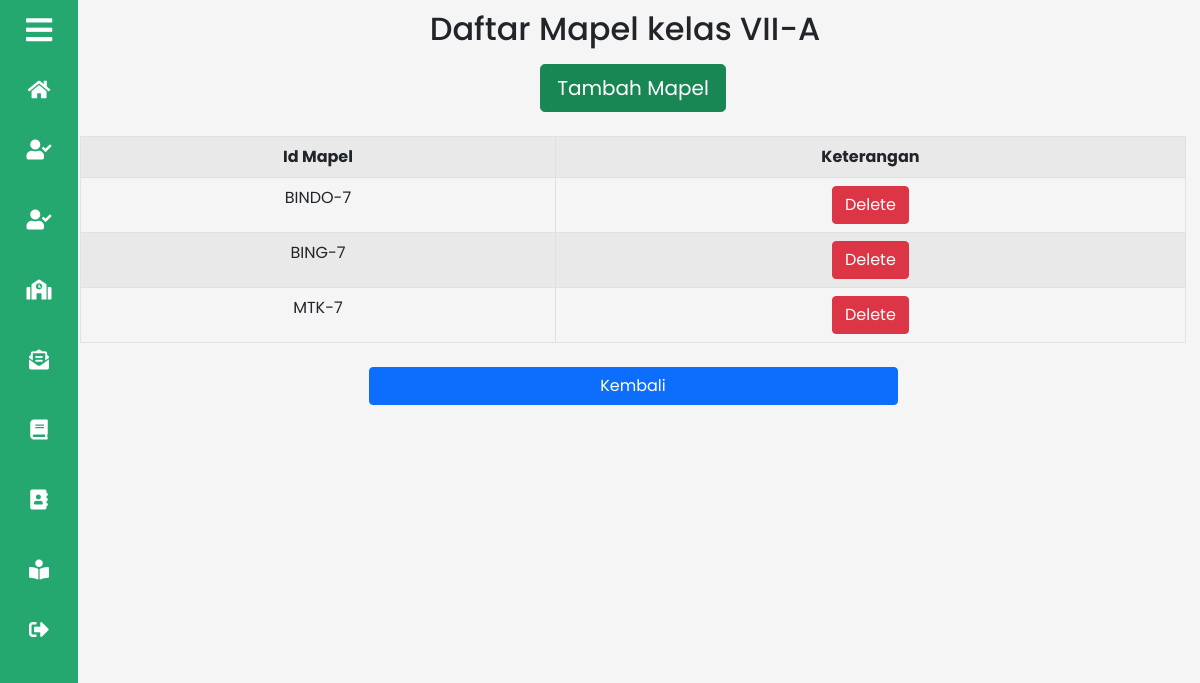
The page /admin/crud_belajar/daftar_mapel.php?ID_KELAS=7A on the database its author committed.
### tables this page shows
CREATE TABLE `kelas` (
  `ID_KELAS` varchar(20) NOT NULL,
  `ID_ADMIN` varchar(20) DEFAULT NULL,
  `KELAS` varchar(6) DEFAULT NULL
);

CREATE TABLE `belajar` (
  `ID_KELAS` varchar(20) NOT NULL,
  `ID_MAPEL` varchar(20) NOT NULL
);

### admin/crud_belajar/daftar_mapel.php (the view, shortened to what this page needs)
<?php
include_once("../../config/config.php");
$ID_KELAS = $_GET["ID_KELAS"];
$kelas = mysqli_query($mysqli, "SELECT * FROM `kelas` WHERE ID_KELAS = '$ID_KELAS'");
$KELAS = mysqli_fetch_array($kelas);
$mapel = mysqli_query($mysqli, "SELECT ID_MAPEL FROM `belajar` where ID_KELAS = '$ID_KELAS'");
?>
<!DOCTYPE html>
<html>
<head>
	 <link rel="stylesheet" href="../assets/dashboard_admin.css">
	<link rel="stylesheet" href="https://cdnjs.cloudflare.com/ajax/libs/font-awesome/5.15.3/css/all.min.css">
	<link href="https://cdn.jsdelivr.net/npm/bootstrap@5.0.2/dist/css/bootstrap.min.css" rel="stylesheet">
</head>
<body>
	<section class="sidebar close">
		<section class="click-close">
			<i class="fas fa-bars"></i><p>Admin</p>
		</section>
		<ul class="list-menu">
			<li>
				<a href="../dashboard_admin.php"><i class="fas fa-home"></i><p>Home</p></a>
			</li>
			<li>
				<a href="../crud_siswa/crud_siswa.php"><i class="fas fa-user-check"></i><p>Daftar Siswa</p></a>
			</li>
			<li>
				<a href="../crud_guru/crud_guru.php"><i class="fas fa-user-check"></i><p>Daftar Guru</p></a>
			</li>
			<li>
				<a href="../crud_kelas/crud_kelas.php"><i class="fas fa-school"></i><p>Daftar Kelas</p></a>
			</li>
			<li>
				<a href="#"><i class="fas fa-envelope-open-text"></i><p>Daftar Nilai</p></a>
			</li>
			<li>
				<a href="../crud_mapel/crud_mapel.php"><i class="fas fa-book"></i><p>Daftar Mapel</p></a>
			</li>
			<li>
				<a href="../crud_semester/crud_semester.php"><i class="fas fa-address-book"></i><p>Daftar Semester</p></a>
			</li>
			<li>
				<a href="crud_belajar.php"><i class="fas fa-book-reader"></i><p >Daftar Pembelajaran</p></a>
			</li>
			<li>
				<a href="../login_admin.php"><i class="fas fa-sign-out-alt"></i><p>LogOut</p></a>
			</li>
		</ul>
	</section>
	<section class="home">
		<div class="content">
      		<h2>Daftar Mapel kelas <?php echo $KELAS['KELAS']?></h2>
			  	<div class="container mx-auto my-3 mx-2" >
        			<div class="table-responsive col-md-12 my-3 mx-2" style="overflow-x: auto">
					<?php
					$add = mysqli_query($mysqli, "SELECT ID_KELAS FROM `kelas` where ID_KELAS = '$ID_KELAS'");
					while($user = mysqli_fetch_array($add)) {
					echo "<a class='btn btn-success btn-lg' href='add.php?ID_KELAS=$user[ID_KELAS]'>Tambah Mapel</a>";
					}
					?>
					<br/><br/>
					<table class="table table-striped table-hover table-bordered">
							<tr>
	 							<th>Id Mapel</th>
								<th>Keterangan</th>
 							</tr>
							<?php
 								while($user_data = mysqli_fetch_array($mapel)) {
									 echo "<tr>";
									 echo "<td>".$user_data['ID_MAPEL']."</td>";
									 echo "<td><a class='btn btn-danger' href='delete.php?ID_MAPEL=$user_data[ID_MAPEL]&ID_KELAS=$ID_KELAS'>Delete</a></td>";
 								}
 							?>
        			    </table>
						<div class="row  col-6 mx-auto">
	  					<div  class="col-12">
							<a class='btn btn-primary mt-2 w-100' href='crud_belajar.php'>Kembali</a>
						</div>
        			</div>
    			</div>
    	</div>
	</section>
</body>
</html>

### admin/assets/dashboard_admin.css (style rules this page uses)
* { margin: 0; padding: 0; box-sizing: border-box; font-family: 'Poppins', sans-serif; }
.sidebar { position: fixed; top: 0; left: 0; height: 100%; width: 260px; background: #25a86f; z-index: 100; transition: all 0.5s ease; }
.sidebar.close { width: 78px; }
.sidebar .click-close { height: 60px; width: 100%; display: flex; align-items: center; }
.sidebar .click-close i { font-size: 30px; color: #fff; height: 50px; min-width: 78px; text-align: center; line-height: 50px; }
.sidebar .list-menu { height: 100%; padding: 5px 0 120px 0; overflow: auto; }
.sidebar.close .list-menu { overflow: visible; }
.sidebar .list-menu li { position: relative; list-style: none; transition: all 0.4s ease; }
.sidebar .list-menu li i { height: 50px; min-width: 78px; text-align: center; line-height: 50px; color: #fff; font-size: 20px; cursor: pointer; transition: all 0.3s ease; }
.sidebar .list-menu li a { display: flex; align-items: center; text-decoration: none; }
.home { position: relative; background: whitesmoke; height: 100vh; left: 260px; width: calc(100% - 260px); transition: all 0.5s ease; }
.sidebar.close ~ .home { left: 50px; width: calc(100% - 50px); }
.content { text-align: center; padding: 10px; }

### rows shown on the page
kelas: KELAS "VII-A"
belajar: ID_MAPEL "BINDO-7"
belajar: ID_MAPEL "BING-7"
belajar: ID_MAPEL "MTK-7"
